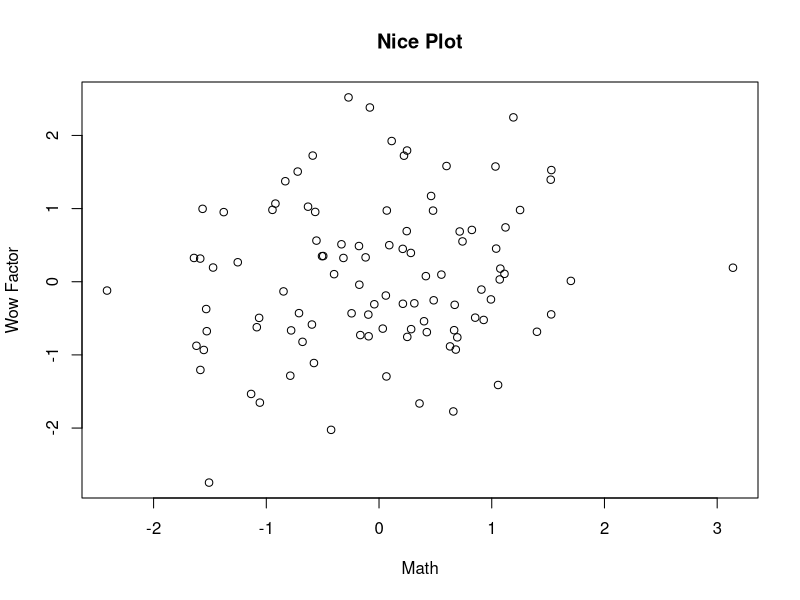

Source code (R):
## ---- chunk 1
options(htmltools.dir.version = FALSE)
## ---- chunk 2
plot(rnorm(100), rnorm(100), main = "Nice Plot", 
     xlab = "Math", ylab = "Wow Factor")
